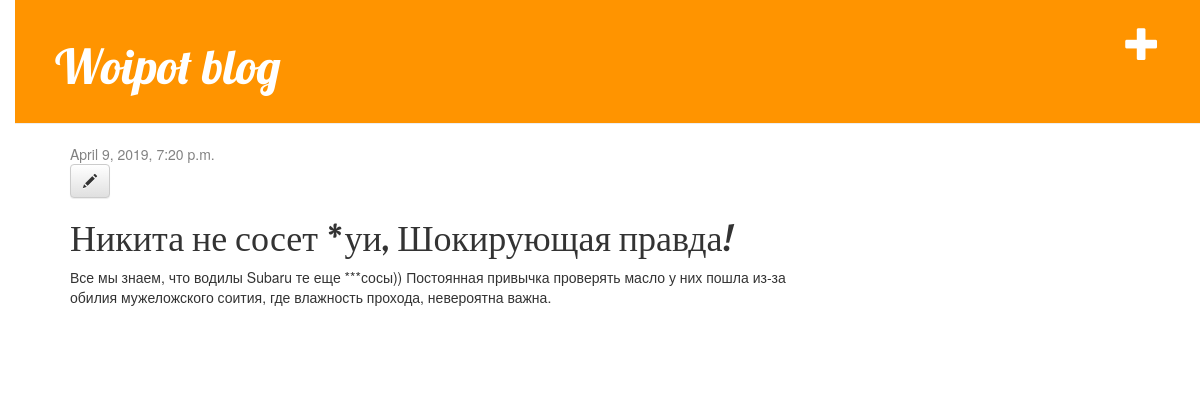
/post/3/ (signed in), run on the app's committed database.
### blog/models.py (models this page shows, shortened)
class Post(models.Model):
    author = models.ForeignKey(settings.AUTH_USER_MODEL, on_delete=models.CASCADE)
    title = models.CharField(max_length=200)
    text = models.TextField()
    created_date = models.DateTimeField(default=timezone.now)
    published_date = models.DateTimeField(blank=True, null=True)

### blog/views.py (the view)
# urls.py: path('post/<int:pk>/', views.post_detail, name='post_detail'),
def post_detail(request, pk):
    post = get_object_or_404(Post, pk=pk)
    return render(request, 'blog/post_detail.html', {'post': post})

### templates/blog/post_detail.html
{% extends 'blog/base.html' %}
{% block content %}
    <div class="post">
        {% if post.published_date %}
            <div class="date">
                {{ post.published_date }}
            </div>
        {% endif %}
        {% if user.is_authenticated %}
             <a class="btn btn-default" href="{% url 'post_edit' pk=post.pk %}"><span class="glyphicon glyphicon-pencil"></span></a>
        {% endif %}
        <h1>{{ post.title }}</h1>
        <p>{{ post.text|linebreaksbr }}</p>
    </div>
{% endblock %}

### static/css/blog.css (style rules this page uses)
body { padding-left: 15px; }
h1, h2, h3, h4 { font-family: 'Lobster', cursive; }
.date { color: #828282; }
.post { margin-bottom: 70px; }

### data on the page
Post: published_date "April 9, 2019, 7:20 p.m.", title "Никита не сосет *уи, Шокирующая правда!", text "Все мы знаем, что водилы Subaru те еще ***сосы)) Постоянная привычка проверять масло у них пошла из-за обилия мужеложского соития, где влажность прохода, невероятна важна."
